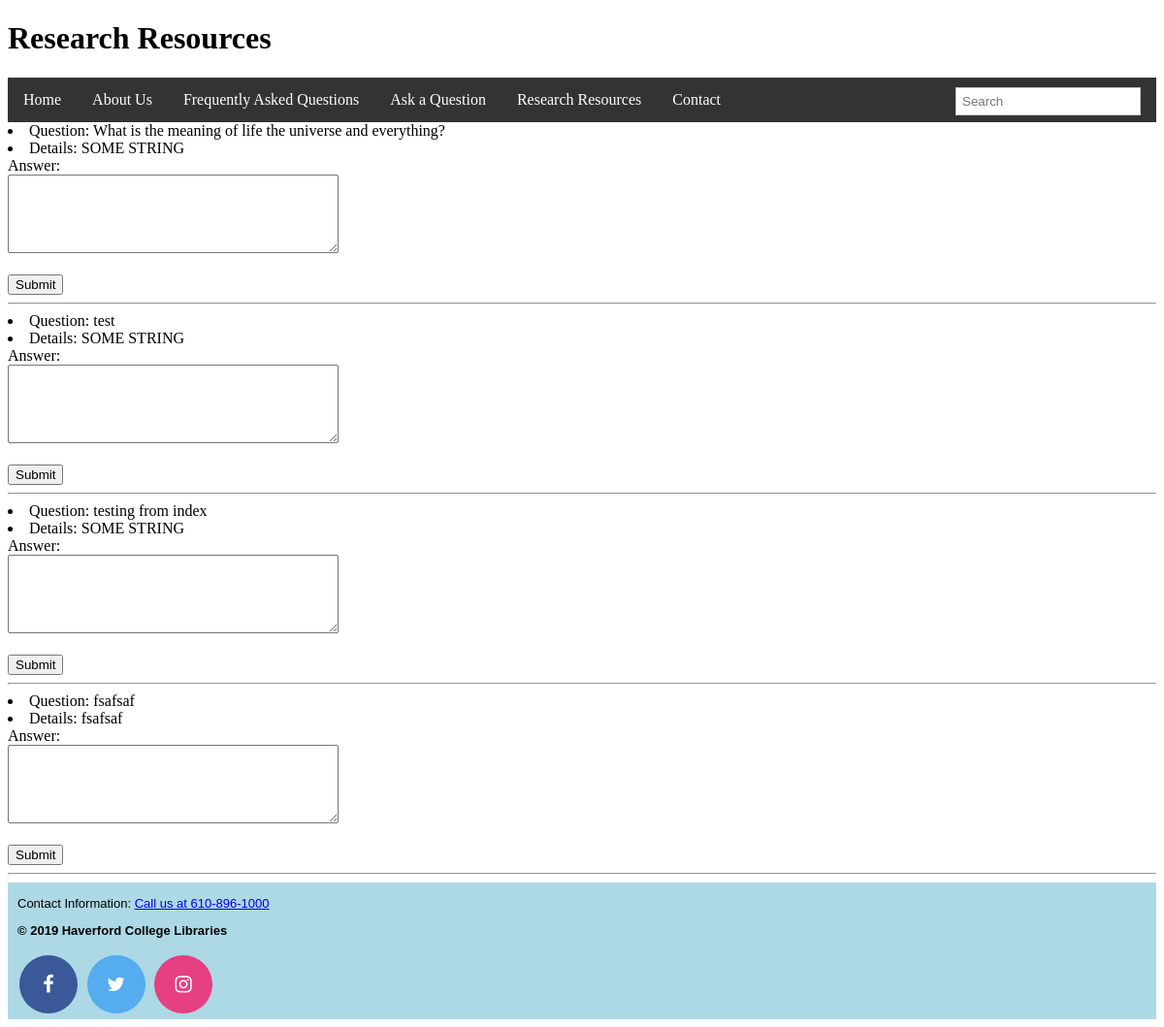
Before: /research/ with the older database file.
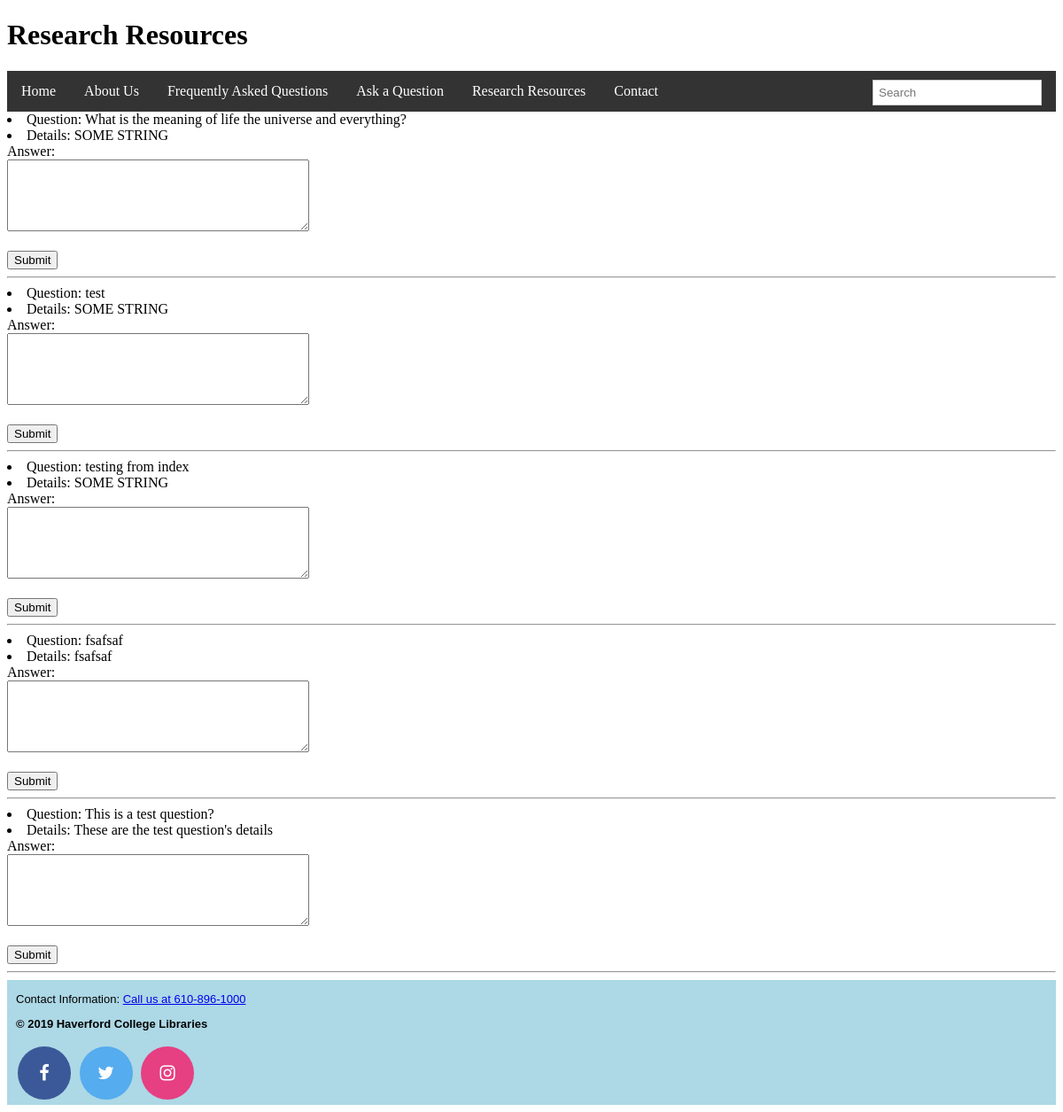
After: the same page with the newer database file.
### newapp/models.py (models this page shows)
class Question(models.Model):
    question = models.CharField(max_length=140, help_text='Question')
    details = models.CharField(max_length=3000, help_text='Question Details', default='SOME STRING')
    tags = models.ManyToManyField('Tag')
    pass

### newapp/views.py (the view)
# urls.py: path('research/', views.research, name = 'research'),
def research(request):
    form = AnswerForm()
    all_questions = Question.objects.all()
    return render(request, 'research.html', {'form' : form, 'all_questions' : all_questions})

### newapp/forms.py
class AnswerForm(forms.Form):
	answer = forms.CharField(label='Answer', max_length=1000, widget=forms.Textarea(attrs={"rows":5, "cols":40}))

### newapp/templates/research.html
{% extends "base.html" %}
{% block header %}
<h1> Research Resources </h1>
{% endblock %}
{% block content %}
{% for item in all_questions %}
  <li>Question: {{ item.question }}</li>
  <li>Details: {{ item.details }}</li>
  {% for field in form  %}
    {{ field.label_tag }}
    <form action="" method="post">
      {{ field }}
      <br></br>
      <input type="submit" value="Submit">
    </form>
  {% endfor %}
  <hr></hr>
{% endfor %}
{% endblock %}

Changed rows visible on the page:
added Question: question "This is a test question?", details "These are the test question's details", label_tag "Answer:"
